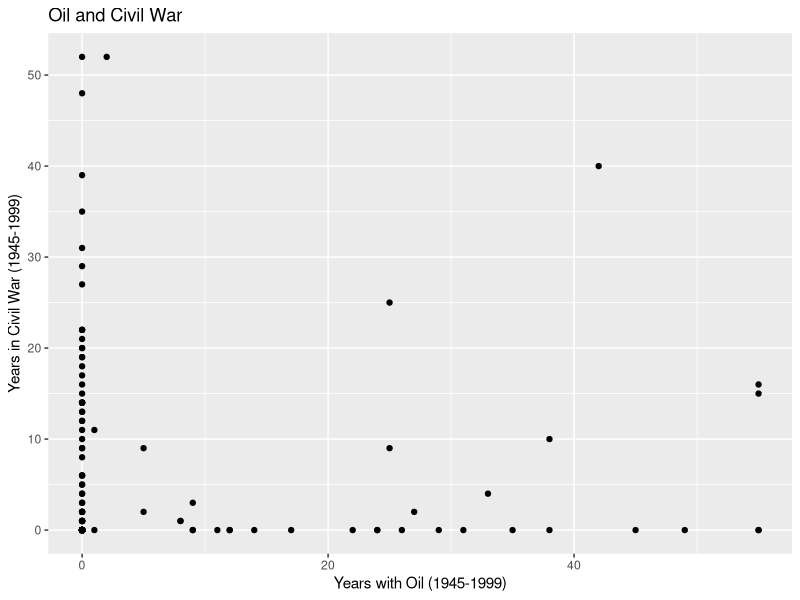

Write the R code that produced this figure.
## ---- chunk 1
library(tidyverse)
civilwar <- read_csv("civilwar.csv")

head(civilwar)

civilwar |>
  filter(war ==1)

civilwar <- civilwar |>
  mutate(decade = case_when(
    year <= 1949 ~ "1940s",
    year > 1949 & year <= 1959 ~ "1950s",
    year > 1959 & year <= 1969 ~ "1960s",
    year > 1969 & year <= 1979 ~ "1970s",
    year > 1979 & year <= 1989 ~ "1980s",
    year > 1989 & year <= 1999 ~ "1990s"))

civilwar <- civilwar |>
  mutate(region = case_when(
    western == TRUE ~ "Western",
    eeurop == TRUE ~ "Eastern Europe",
    lamerica == TRUE ~ "Latin America",
    ssafrica == TRUE ~ "Sub-Saharan Africa",
    asia == TRUE ~ "Asia",
    nafrme == TRUE ~ "North Africa and Middle East"
  ))

civilwar_counts <- civilwar |>
  select(c(country, year, war, Oil, fuelexp, decade, region)) |>
  group_by(country) |>
  summarize(years_at_war = sum(war),
            years_with_oil = sum(Oil))


civilwar_counts

plot <- civilwar_counts |>
  ggplot(mapping = aes(x = years_with_oil, y = years_at_war)) +
  geom_point() +
  labs(title = "Oil and Civil War", x = "Years with Oil (1945-1999)", y = "Years in Civil War (1945-1999)")

plot

#compare number of years with oil to number of years with war, by country

